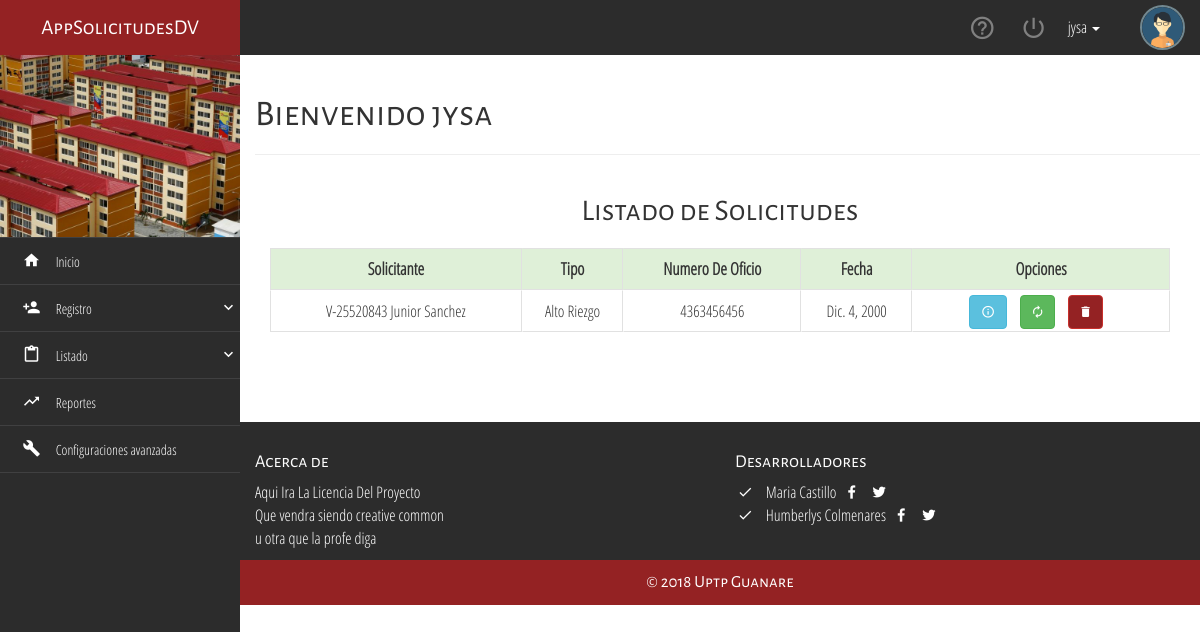
/solicitudes/ (signed in), run on the app's committed database.
### usuario/models.py (models this page shows, shortened)
class Usuario(AbstractBaseUser, PermissionsMixin):
    username = models.CharField(_('username'),
                                max_length=40, null=False, unique=True)
    tipo_cedula = models.CharField(
        max_length=1, choices=(('V', 'V'), ('E', 'E')))
    cedula = models.CharField(unique=True, blank=True, null=True, max_length=8)
    nombre = models.CharField(max_length=60)
    apellido = models.CharField(max_length=60)
    telefono = models.CharField(blank=True, null=True, max_length=11)
    fecha_nacimiento = models.DateField(null=True, blank=True)
    correo = models.EmailField(blank=True, null=True)
    direccion = models.CharField(max_length=9999, blank=True, null=True)
    is_solicitante = models.BooleanField(default=False)
    is_trabajador = models.BooleanField(default=False)
    is_active = models.BooleanField(_('active'), default=True)
    is_staff = models.BooleanField(_('staff status'), default=False)
    is_superuser = models.BooleanField(_('superuser status'), default=False)
    date_joined = models.DateTimeField(_('date joined'), default=timezone.now)
    created_at = models.DateTimeField(auto_now_add=True)
    updated_at = models.DateTimeField(auto_now=True)
    objects = UsuarioManager()
    USERNAME_FIELD = 'username'
    def get_full_name(self):
        return '{} {}'.format(self.nombre, self.apellido)
    def ci(self):
        return '{}-{}'.format(self.tipo_cedula, self.cedula)

### solicitudes/models.py (models this page shows, shortened)
class Solicitud(models.Model):
	numero_de_oficio = models.CharField(max_length=200)
	remitente = models.ForeignKey(Departamento, on_delete=models.CASCADE)
	fecha = models.DateField()
	estado = models.ForeignKey(Estado, on_delete=models.CASCADE)
	municipio = models.ForeignKey(Municipio, on_delete=models.CASCADE)
	parroquia = models.ForeignKey(Parroquia, on_delete=models.CASCADE)
	caso_planteado = models.CharField(max_length=200)
	tipo = (
		('1', 'Personal'),
		('2', 'Alto Riezgo'),
		('3', 'Salud'),
		('4', 'Institucional')
	)
	tipo_solicitud = models.CharField(max_length=200, choices=tipo)
	solicitante = models.ForeignKey(Usuario, on_delete=models.CASCADE,)

### solicitudes/views.py (the view)
class SolicitudListView(LoginRequiredMixin, ListView):
    model = models.Solicitud

### templates/solicitudes/solicitud_list.html (shortened to what this page needs)
{% extends "base.html" %}
{% load static %}
{% block title_page %}Bienvenido {{user.username}}{% endblock %}
{% block context%}
<div class="container-fluid">
    <div class="container-fluid">
        <h2 class="text-center all-tittles">Listado de Solicitudes</h2>
        <div class="div-table">
            <div class="div-table-row div-table-head">
                <div class="div-table-cell">Solicitante</div>
                <div class="div-table-cell">Tipo</div>
                <div class="div-table-cell">Numero De Oficio</div>
                <div class="div-table-cell">Fecha</div>
                <div class="div-table-cell">Opciones</div>
            </div>
            {% for object in object_list %}
            <div class="div-table-row">
                <div class="div-table-cell">{{ object.solicitante.ci }} {{ object.solicitante.get_full_name }}</div>
                    <div class="div-table-cell">
                            {% if object.tipo_solicitud == "1" %} Personal
                            {% elif object.tipo_solicitud == "2" %} Alto Riezgo
                            {% elif object.tipo_solicitud == "3" %} Salud
                            {% elif object.tipo_solicitud == "4" %} Institucional
                            {% else %} Tas Haciendo Algo Mal
                            {% endif %}
                    </div>
                    <div class="div-table-cell">{{object.numero_de_oficio}}</div>
                    <div class="div-table-cell">{{object.fecha}}</div>
                    <div class="div-table-cell">
                        <a href="{% url 'solicitudes:detail' object.pk %}" class="btn btn-info btn-default tooltips-general" style="margin-right: 10px;" data-toggle="tooltip" data-placement="left" title="Más información de La Solicitud">
                                <i class="zmdi zmdi-info-outline"></i>
                            </a>
                        <a class="btn btn-success btn-default tooltips-general" href="{% url 'solicitudes:update' object.pk %}" style="margin-right: 10px;" data-toggle="tooltip" data-placement="left" title="Actualizar información de La Solicitud">
                            <i class="zmdi zmdi-refresh"></i>
                        </a>
                        <a class="btn btn-danger btn-default tooltips-general" href="{% url 'solicitudes:delete' object.pk %}" style="margin-right: 10px;" data-toggle="tooltip" data-placement="left" title="Eliminar La Solicitud">
                            <i class="zmdi zmdi-delete"></i>
                        </a>
                    </div>
            </div>
            {% empty%}
            <h1 class="text-center">No Hay Solicitudes</h1>
            {% endfor %}
        </div>
    </div>
</div>
{% endblock %}

### templates/base.html (shortened to what this page needs)
{% load static %}
<!DOCTYPE html>
<html lang="en">
<head>
	<link rel="stylesheet" href="{% static 'css/sweet-alert.css' %}">
	<link rel="stylesheet" href="{% static 'css/material-design-iconic-font.min.css' %}">
	<link rel="stylesheet" href="{% static 'css/normalize.css' %}">
	<link rel="stylesheet" href="{% static 'css/bootstrap.min.css' %}">
	<link rel="stylesheet" href="{% static 'css/jquery.mCustomScrollbar.css' %}">
	<link rel="stylesheet" href="{% static 'css/style.css' %}">
</head>
<body>
	<div class="navbar-lateral full-reset">
		<div class="full-reset container-menu-movile custom-scroll-containers">
			<div class="logo full-reset all-tittles">
				AppSolicitudesDV
			</div>
			<div class="full-reset" style="background-color:#2B3D51; padding: 0px 0; color:#fff;">
				<figure>
					<img class="" src="{% static 'assets/img/a.jpg'%}" style="width: 100%;">
				</figure>
			</div>
			<div class="full-reset nav-lateral-list-menu">
				<ul class="list-unstyled">
					<li>
						<a href="{% url 'inicio' %}">
							<i class="zmdi zmdi-home zmdi-hc-fw"></i>
							&nbsp;&nbsp; Inicio
						</a>
					</li>
					<li>
						<div class="dropdown-menu-button">
							<i class="zmdi zmdi-account-add zmdi-hc-fw"></i>
							&nbsp;&nbsp; Registro
							<i class="zmdi zmdi-chevron-down pull-right zmdi-hc-fw"></i>
						</div>
					</li>
					<li>
						<div class="dropdown-menu-button">
							<i class="zmdi zmdi-assignment-o zmdi-hc-fw"></i>
							&nbsp;&nbsp; Listado
							<i class="zmdi zmdi-chevron-down pull-right zmdi-hc-fw"></i>
						</div>
					</li>
					<li>
						<a href="report.html">
							<i class="zmdi zmdi-trending-up zmdi-hc-fw"></i>
							&nbsp;&nbsp; Reportes
						</a>
					</li>
					<li>
						<a href="advancesettings.html">
							<i class="zmdi zmdi-wrench zmdi-hc-fw"></i>
							&nbsp;&nbsp; Configuraciones avanzadas
						</a>
					</li>
				</ul>
			</div>
		</div>
	</div>
	<div class="content-page-container full-reset custom-scroll-containers">
		<nav class="navbar-user-top full-reset">
			<ul class="list-unstyled full-reset">
				<figure>
					<img src="{% static 'assets/img/user01.png'%}" alt="user-picture" class="img-responsive img-circle center-box">
				</figure>
				<li class="dropdown">
					<a href="#" class="dropdown-toggle menu" data-toggle="dropdown" style="color: #fff;">
						{{ request.user.username }}
						<b class="caret"></b>
					</a>
				</li>
				<li class="tooltips-general exit-system-button" data-href="{% url 'logout' %}" data-placement="bottom" title="Cerrar Sesión">
					<i class="zmdi zmdi-power"></i>
				</li>
				<li class="tooltips-general btn-help" data-placement="bottom" title="Ayuda">
					<i class="zmdi zmdi-help-outline zmdi-hc-fw"></i>
				</li>
			</ul>
		</nav>
		<div class="container">
			<div class="page-header">
				<h1 class="all-tittles">{% block title_page %}{% endblock %}</h1>
			</div>
		</div>
		{% block context %}
		{% endblock %}
		{% block footer %}
		<footer class="footer full-reset">
			<div class="container-fluid">
				<div class="row">
					<div class="col-xs-12 col-sm-6">
						<h4 class="all-tittles">Acerca de</h4>
						<p>
							Aqui Ira La Licencia Del Proyecto
							<br>
							Que vendra siendo creative common
							<br>
							u otra que la profe diga
						</p>
					</div>
					<div class="col-xs-12 col-sm-6">
						<h4 class="all-tittles">Desarrolladores</h4>
						<ul class="list-unstyled">
							<li>
								<i class="zmdi zmdi-check zmdi-hc-fw"></i>
								&nbsp; Maria Castillo
								<i class="zmdi zmdi-facebook zmdi-hc-fw footer-social"></i>
								<i class="zmdi zmdi-twitter zmdi-hc-fw footer-social"></i>
							</li>
							<li>
								<i class="zmdi zmdi-check zmdi-hc-fw"></i>
								&nbsp; Humberlys Colmenares
								<i class="zmdi zmdi-facebook zmdi-hc-fw footer-social"></i>
								<i class="zmdi zmdi-twitter zmdi-hc-fw footer-social"></i>
							</li>
						</ul>
					</div>
				</div>
			</div>
			<div class="footer-copyright full-reset all-tittles">
				&copy;
				<span id="ano"></span>
				Uptp Guanare
			</div>
		</footer>
		{% endblock %}
	</div>
</body>
</html>

### static/css/style.css (style rules this page uses)
html, body { height: 100%; margin: 0; padding: 0; width: 100%; font-size: 16px; font-family: "Parrafos" !important; background-color: #fff; }
.all-tittles { font-family: "Titulos" !important; }
.center-box { margin: 0 auto; }
.full-reset { margin: 0; padding: 0; width: 100%; }
.div-table { display: table !important; width: 100%; margin: 20px 0; padding: 0; background-color: #fff; height: auto !important; }
.div-table-row { display: table-row !important; width: 100%; margin: 0; padding: 0; background-color: transparent; height: 40px; line-height: 40px; }
.div-table-row .div-table-cell:first-child { border-left: 1px solid #E1E1E1; }
.div-table-cell { display: table-cell !important; margin: 0; padding: 0; background-color: transparent; height: 40px; line-height: 40px; border-bottom: 1px solid #E1E1E1; border-right: 1px solid #E1E1E1; border-top: 1px solid transparent; border-left: 1px solid transparent; text-align: center; }
.div-table-head, .div-table-head:hover { background-color: #DFF0D8; font-size: 17px; font-weight: bolder; }
.div-table-head .div-table-cell { border-top: 1px solid #E1E1E1 !important; }
.navbar-user-top { background-color: #2c2c2c; height: 55px; position: relative; top: 0; left: 0; z-index: 7; }
.navbar-user-top > ul { height: 55px; padding: 0 15px; margin: 0; }
.navbar-user-top > ul > li { display: inline-block; float: right; color: rgba(255,255,255,.4); height: 55px; margin: 0 12px; text-align: center; cursor: pointer; line-height: 55px; }
.navbar-user-top > ul > li > i { font-size: 27px; line-height: 55px; }
.navbar-user-top > ul > figure > img { width: 45px; float: right; height: 45px; border: 2px solid #728890; margin-top: 5px; }
.navbar-lateral { width: 20%; height: 100%; position: absolute; top: 0; left: 0; z-index: 1; }
.container-menu-movile { background-color: #2c2c2c; height: 100% !important; }
.logo { height: 55px; line-height: 55px; background-color: #942223; color: #fff; text-align: center; font-size: 21px; overflow: hidden; }
.content-page-container { height: 100%; position: absolute; top: 0; right: 0; z-index: 1; width: 80%; background-color: #fff; }
.nav-lateral-list-menu ul li { margin: 0; padding: 0; display: block; }
.nav-lateral-list-menu ul li a, .nav-lateral-list-menu ul li div { width: 100%; min-height: 45px; line-height: 45px; display: block; padding: 0; padding-left: 20px; font-size: 14px; text-decoration: none; color: #fff; border-bottom: 1px solid rgba(230,233,238,.1); transition: .3s all ease-in-out; -moz-transition: .3s all ease-in-out; -ms-transition: .3s all ease-in-out; -webkit-transition: .3s all ease-in-out; }
.nav-lateral-list-menu i { font-size: 18px; line-height: 45px; }
.nav-lateral-list-menu ul li:first-child { border-top: 1px solid rgba(230,233,238,.1); }
.nav-lateral-list-menu ul li div { cursor: pointer; }
.footer { background-color: #2c2c2c; height: auto; color: #fff; padding-top: 20px; margin-top: 70px; }
.footer-copyright { height: 45px; line-height: 45px; color: #fff; text-align: center; font-size: 17px; background-color: #942223; }
.footer-social { cursor: pointer; margin: 0 2px; transition: all .3s ease-in-out; }
.btn-danger { background-color: #942223; border-color: #c9302c; }
@media (min-width: 1200px) { .navbar-lateral { display: inherit !important; } }

### templates/base.html (style rules this page uses)
a { color: #942223; text-decoration: none; }

### data on the page
Usuario: user.username "jysa", username "jysa"
Solicitud: solicitante.ci "V-25520843", solicitante.get_full_name "Junior Sanchez", tipo_solicitud "Alto Riezgo", numero_de_oficio "4363456456", fecha "Dic. 4, 2000"
